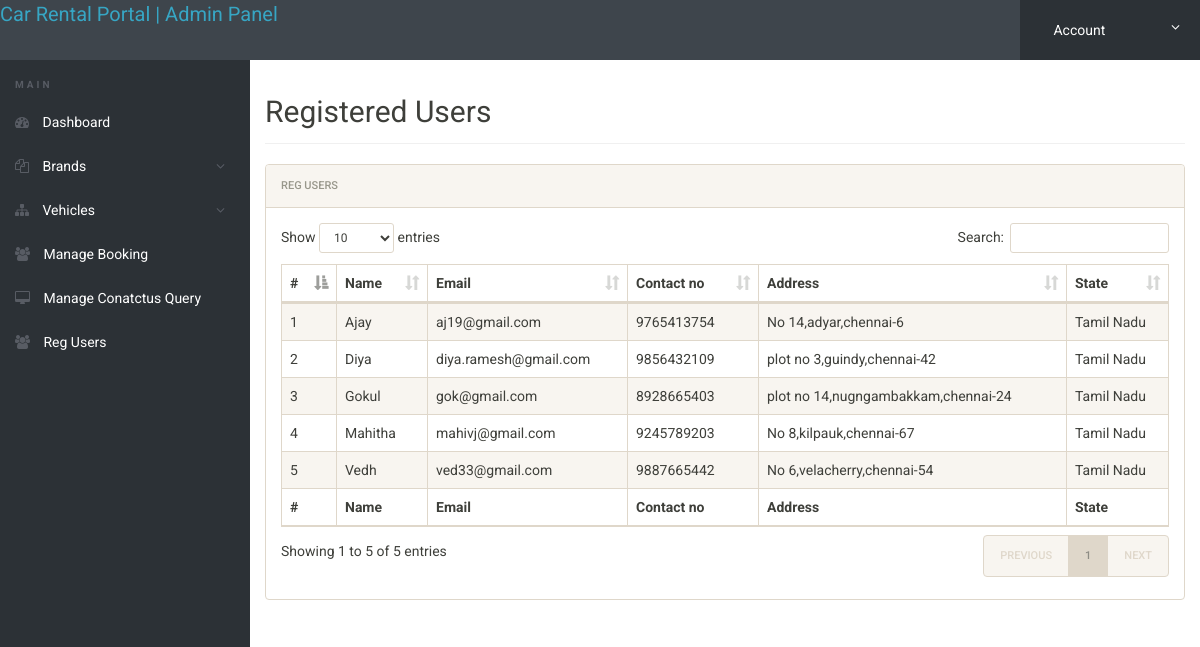
/admin/reg-users.php (signed in), run on the app's committed database.
### tables this page shows
create table if not exists user_table
(
	userID integer primary key AUTO_INCREMENT,
	username varchar(30) unique not null,
	password varchar(100) not null,
	email varchar(30)unique not null,
	phone_number bigint not null,
	address varchar(100) ,
	state varchar(40),
	creation_time timestamp default current_timestamp
);

### admin/reg-users.php (the view, shortened to what this page needs)
<?php
include('config.php');
?>
<?php
if(strlen($_SESSION['alogin'])==0)
	{
header('location:index.php');
}
else{
?>
<!doctype html>
<html lang="en" class="no-js">
<head>
	<link rel="stylesheet" href="assets/css/font-awesome.min.css">
	<link rel="stylesheet" href="assets/css/bootstrap.min.css">
	<link rel="stylesheet" href="assets/css/dataTables.bootstrap.min.css">
	<link rel="stylesheet" href="assets/css/bootstrap-social.css">
	<link rel="stylesheet" href="assets/css/bootstrap-select.css">
	<link rel="stylesheet" href="assets/css/fileinput.min.css">
	<link rel="stylesheet" href="assets/css/awesome-bootstrap-checkbox.css">
	<link rel="stylesheet" href="assets/css/style.css">
</head>
<body>
	<?php include('includes/header.php');?>
	<div class="ts-main-content">
		<?php include('includes/leftbar.php');?>
		<div class="content-wrapper">
			<div class="container-fluid">
				<div class="row">
					<div class="col-md-12">
						<h2 class="page-title">Registered Users</h2>
						<div class="panel panel-default">
							<div class="panel-heading">Reg Users</div>
							<div class="panel-body">
								<table id="zctb" class="display table table-striped table-bordered table-hover" cellspacing="0" width="100%">
									<thead>
										<tr>
										<th>#</th>
												<th> Name</th>
											<th>Email </th>
											<th>Contact no</th>
										<th>Address</th>
										<th>State</th>
										</tr>
									</thead>
									<tfoot>
										<tr>
										<th>#</th>
											<th> Name</th>
											<th>Email </th>
											<th>Contact no</th>
										<th>Address</th>
										<th>State</th>
										</tr>
									</tfoot>
									<tbody>
									<?php $sql = "SELECT * from user_table ";
									      $result = mysqli_query($dbh, $sql);
										  while($row = mysqli_fetch_array($result))
										{
									?>
										<tr>
											<td><?php echo htmlentities($row['userID']);?></td>
											<td><?php echo htmlentities($row['username']);?></td>
											<td><?php echo htmlentities($row['email']);?></td>
											<td><?php echo htmlentities($row['phone_number']);?></td>
											<td><?php echo htmlentities($row['address']);?></td>
											<td><?php echo htmlentities($row['state']);?></td>
										</tr>
										<?php $cnt=$cnt+1; } ?>
									</tbody>
								</table>
							</div>
						</div>
					</div>
				</div>
			</div>
		</div>
	</div>
</body>
</html>
<?php } ?>

### admin/includes/header.php (shortened to what this page needs)
<div class="brand clearfix">
	<a href="dashboard.php" style="font-size: 20px;">Car Rental Portal | Admin Panel</a>
		<ul class="ts-profile-nav">
			<li class="ts-account">
				<a href="#"><img src="img/ts-avatar1.jpg" class="ts-avatar hidden-side" alt=""> Account <i class="fa fa-angle-down hidden-side"></i></a>
			</li>
		</ul>
	</div>

### admin/includes/leftbar.php (shortened to what this page needs)
	<nav class="ts-sidebar">
			<ul class="ts-sidebar-menu">
				<li class="ts-label">Main</li>
				<li><a href="dashboard.php"><i class="fa fa-dashboard"></i> Dashboard</a></li>
<li><a href="#"><i class="fa fa-files-o"></i> Brands</a>
</li>
<li><a href="#"><i class="fa fa-sitemap"></i> Vehicles</a>
</li>
				<li><a href="manage-bookings.php"><i class="fa fa-users"></i> Manage Booking</a></li>
				<li><a href="manage-conactusquery.php"><i class="fa fa-desktop""></i> Manage Conatctus Query</a></li>
				<li><a href="reg-users.php"><i class="fa fa-users"></i> Reg Users</a></li>
			</ul>
		</nav>

### admin/assets/css/style.css (style rules this page uses)
html { font-size: 14px; }
@media only screen and (min-width: 480px) { html { font-size: 17px; } }
@media only screen and (min-width: 768px) { html { font-size: 14px; } }
body { font-size: 1em; }
a { color: #37a6c4; }
.panel { overflow: hidden; }
ul, li { margin: 0; padding: 0; list-style: none; }
.page-title { padding-bottom: 15px; margin-bottom: 20px; border-bottom: 1px solid #f0f0f0; }
.brand { background: #3e454c; position: relative; z-index: 3; position: fixed; width: 100%; top: 0; }
.brand .ts-profile-nav { float: right; display: none; }
.brand .ts-profile-nav li { float: left; position: relative; }
.brand .ts-profile-nav li a { display: block; padding: 20px; color: #fff; }
.brand .ts-profile-nav .ts-account .fa-angle-down { float: right; }
.brand .ts-profile-nav .ts-account > a { width: 180px; background: #2c3136; }
@media only screen and (min-width: 992px) { .brand .ts-profile-nav { display: block; } }
.ts-sidebar { background: #2c3136; max-height: 0; transition: max-height 0.3s; overflow: hidden; position: fixed; z-index: 2; width: 100%; bottom: 0; top: 60px; overflow-y: auto; }
@media only screen and (min-width: 992px) { .ts-sidebar { max-height: 100%; bottom: 0; } }
.ts-sidebar-menu .ts-label { color: #585c64; font-weight: bold; padding: 8px 15px; text-transform: uppercase; font-size: 10px; letter-spacing: 3px; margin-top: 10px; }
.ts-sidebar-menu a { display: block; text-decoration: none; padding: 12px 15px; color: #fff; }
.ts-sidebar-menu li { position: relative; }
.ts-sidebar-menu li i { color: #585c64; margin-right: 10px; }
.ts-main-content .content-wrapper { padding-top: 15px; margin-top: 60px; }
@media only screen and (min-width: 992px) { .ts-main-content .ts-sidebar { width: 250px; float: left; } }
@media only screen and (min-width: 992px) { .ts-main-content .content-wrapper { margin-left: 250px; } }

### data on the page
user_table: userID "1", username "Ajay", email "aj19@gmail.com", phone_number "9765413754", address "No 14,adyar,chennai-6", state "Tamil Nadu"
user_table: userID "2", username "Diya", email "diya.ramesh@gmail.com", phone_number "9856432109", address "plot no 3,guindy,chennai-42", state "Tamil Nadu"
user_table: userID "3", username "Gokul", email "gok@gmail.com", phone_number "8928665403", address "plot no 14,nugngambakkam,chennai-24", state "Tamil Nadu"
user_table: userID "4", username "Mahitha", email "mahivj@gmail.com", phone_number "9245789203", address "No 8,kilpauk,chennai-67", state "Tamil Nadu"
user_table: userID "5", username "Vedh", email "ved33@gmail.com", phone_number "9887665442", address "No 6,velacherry,chennai-54", state "Tamil Nadu"
